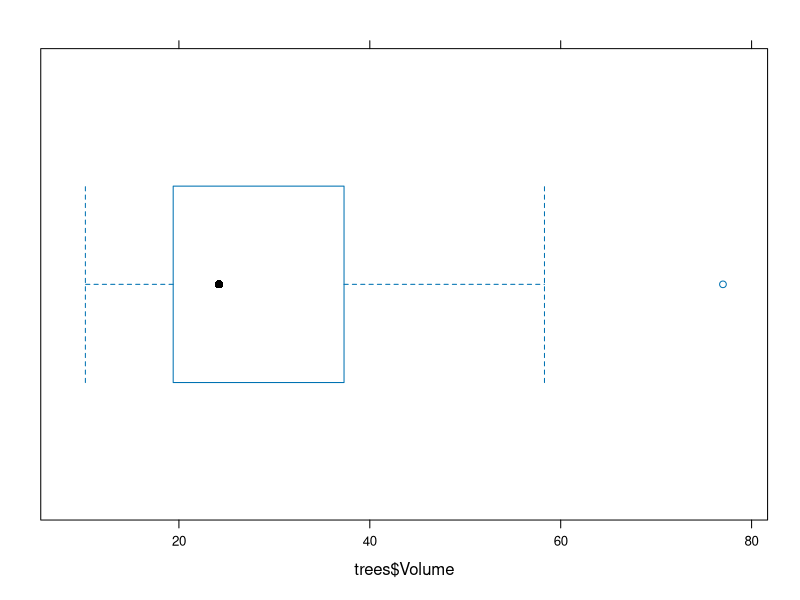
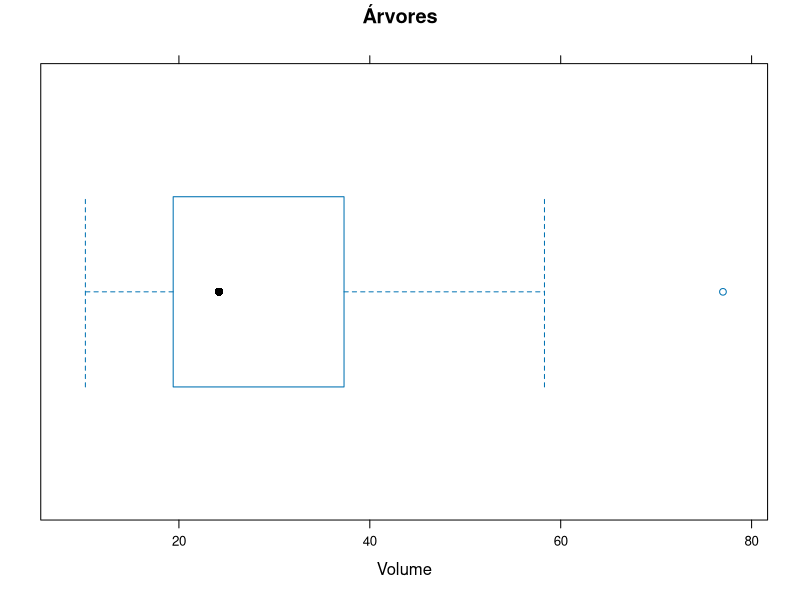
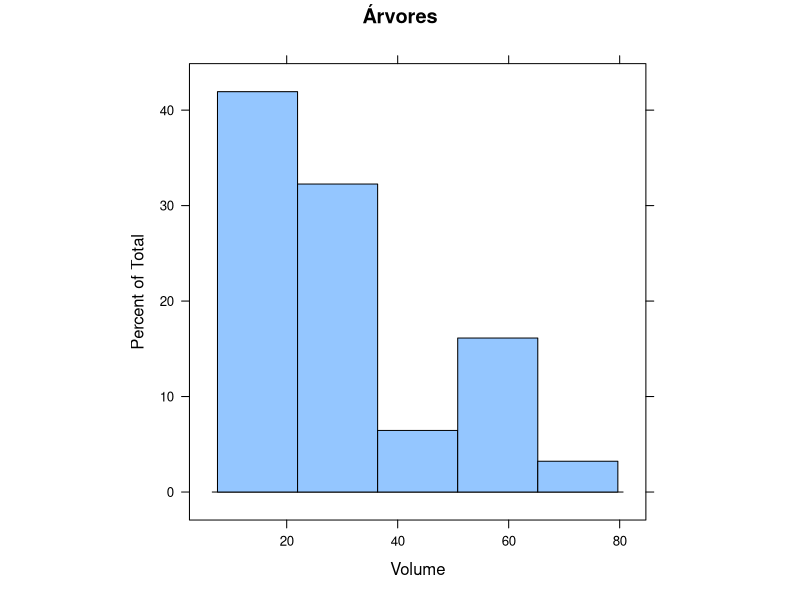
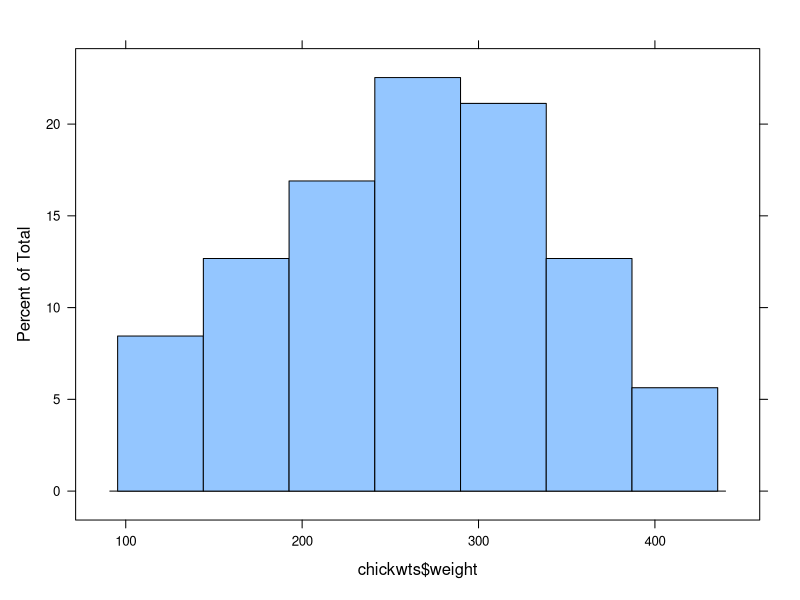
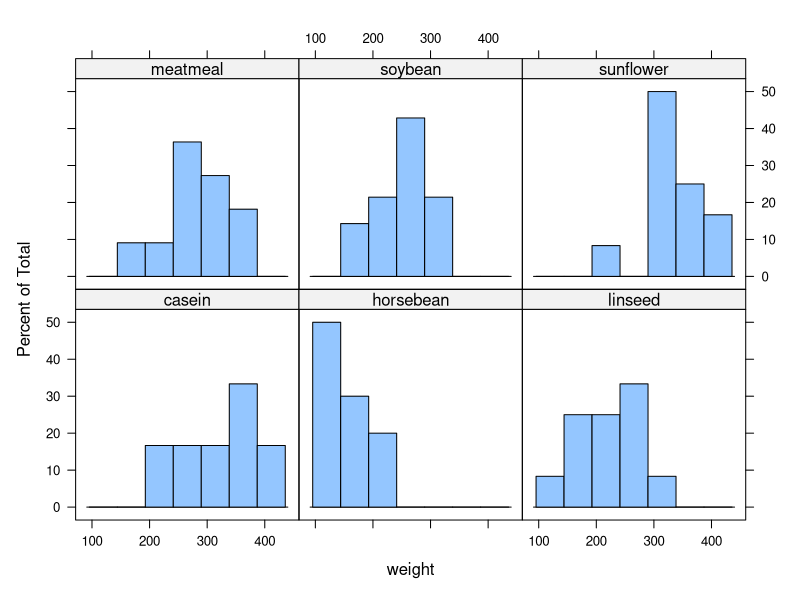
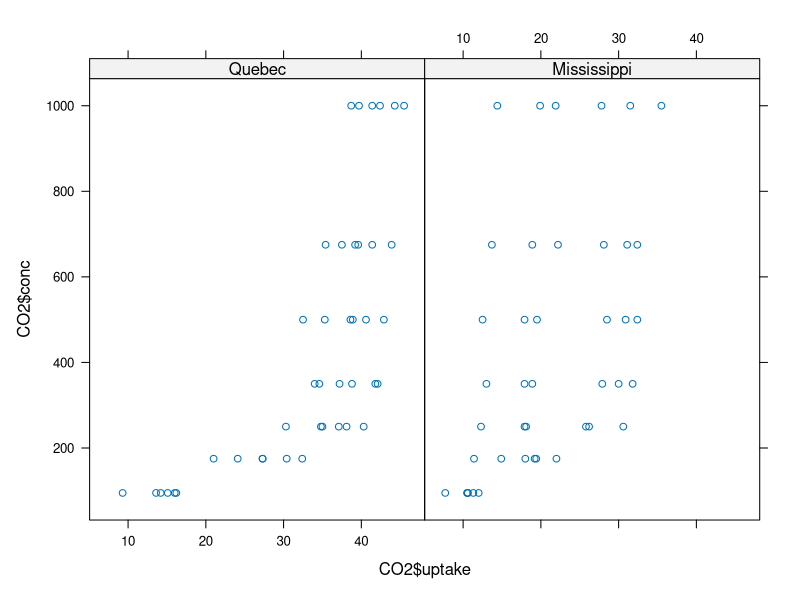
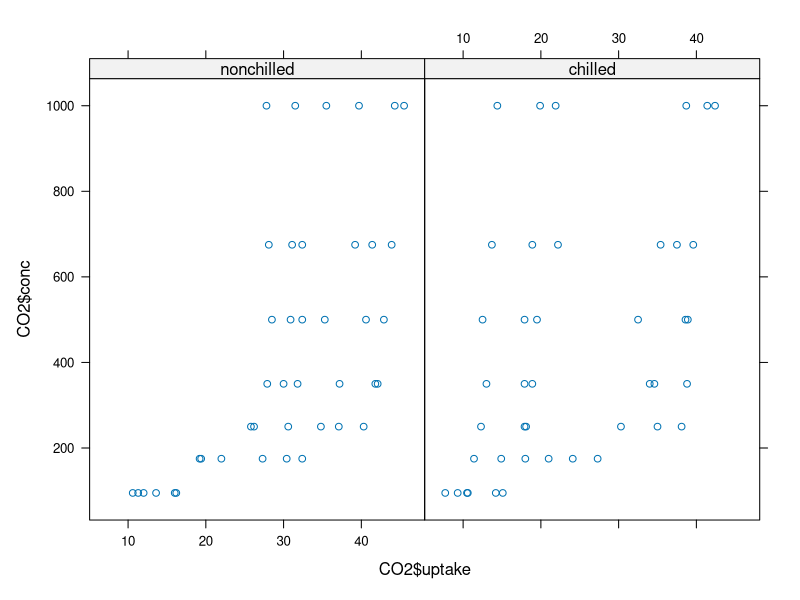
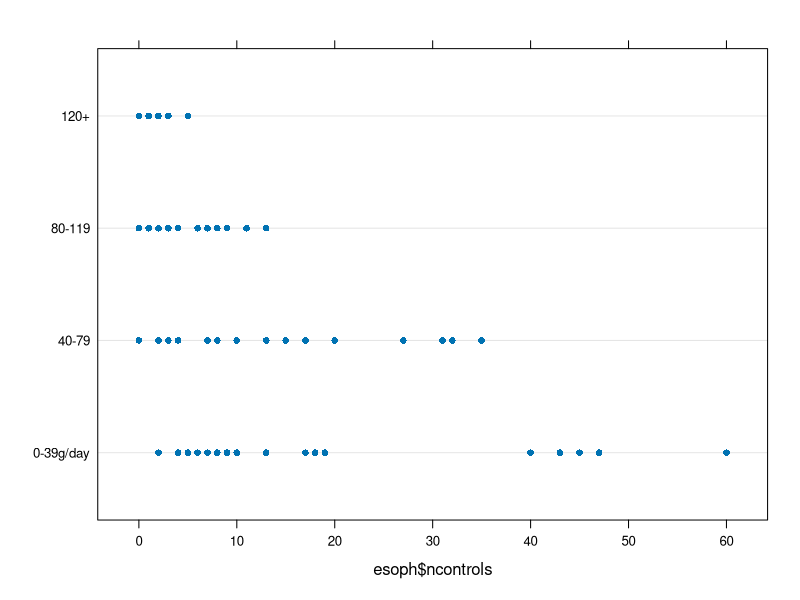

The R script that drew these images, in order: (Note: this script raises an error after producing the figures.)
## ---- chunk 1
library(lattice)

## ---- chunk 2
bwplot(trees$Volume)
bwplot(trees$Volume, main="Árvores", xlab="Volume")
## ---- chunk 3
histogram(trees$Volume, main="Árvores", xlab="Volume", aspect=1, type="percent", nint=5)
## ---- chunk 4
#Peso das galinhas de acordo com a alimentação
chickwts
#histograma
histogram(chickwts$weight)
#agregamos dados
aggregate(chickwts$weight, by=list(chickwts$feed), FUN=sum)
#histograma condicional
histogram(~weight | feed, data=chickwts)
## ---- chunk 5
#CO2, conc: concentração de co2, uptake: captação de co2
CO2
xyplot(CO2$conc ~ CO2$uptake | CO2$Type)
# refrigerado ou não
xyplot(CO2$conc ~ CO2$uptake | CO2$Treatment)
## ---- chunk 6
esoph
dotplot(esoph$alcgp ~ esoph$ncontrols, data=esoph)
dotplot(esoph$alcgp ~ esoph$ncontrols | esoph$tobgp)
## ---- chunk 7
splom(~CO2[4:5] | CO2$Type, CO2)
## ---- chunk 8
densityplot(~CO2$conc | CO2$Treatment, plot.points=F)
densityplot(~CO2$conc)
densityplot(~CO2$conc | CO2$Treatment)
densityplot(~CO2$conc | CO2$Treatment, plot.points=F)
## ---- chunk 9
OrchardSprays
cloud(decrease ~rowpos * colpos, data=OrchardSprays)
cloud(decrease ~ rowpos * colpos, groups=treatment, data=OrchardSprays)
## ---- chunk 10
levelplot(Girth ~ Height * Volume, data=trees)
## ---- chunk 11
pie(spray$count, labels=NA, main="Spray", col=c(1:6))
legend("bottomright", legend=spray$spray, cex=1, fill=c(1:6))
